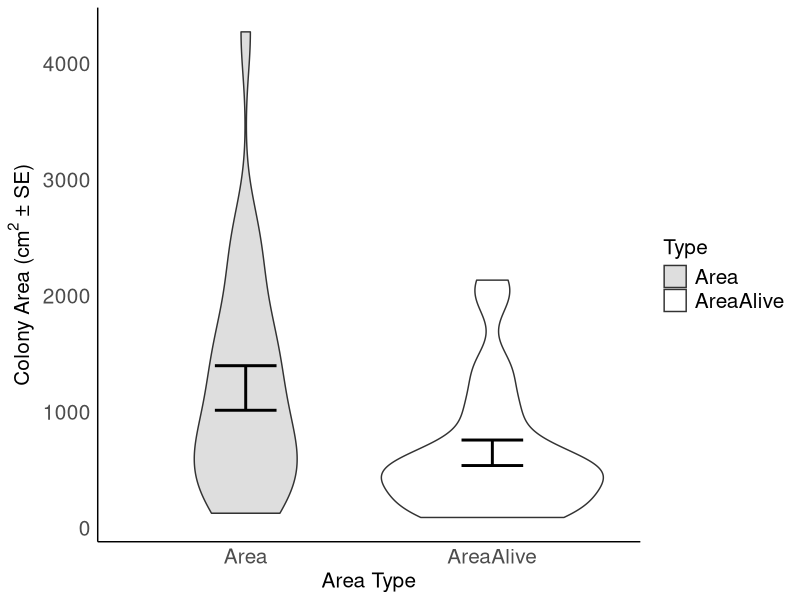
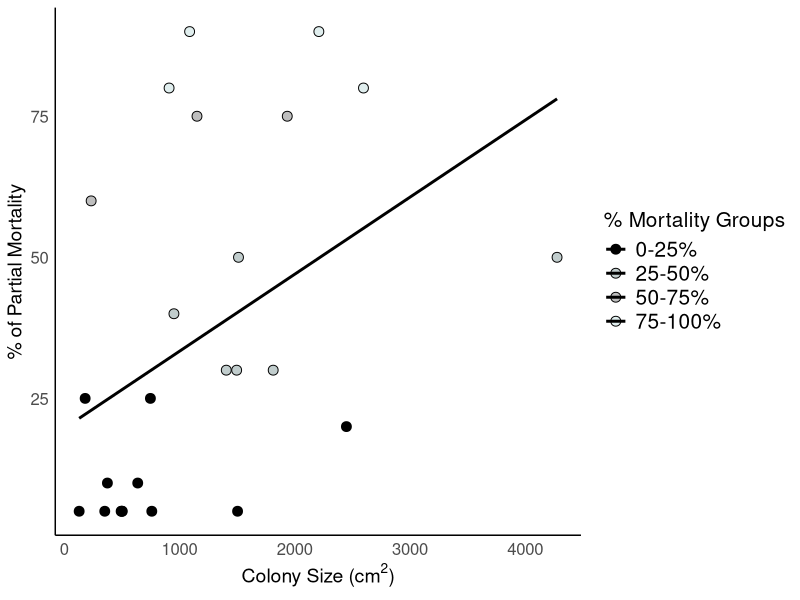
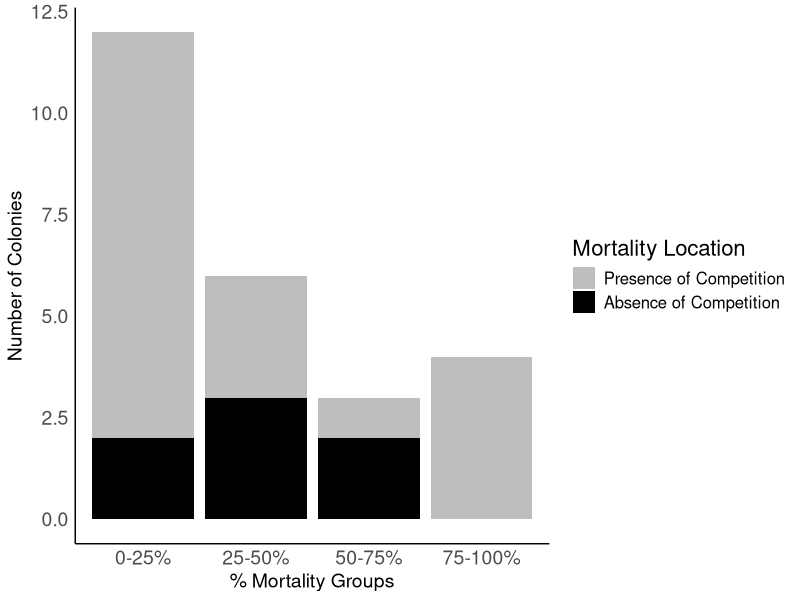
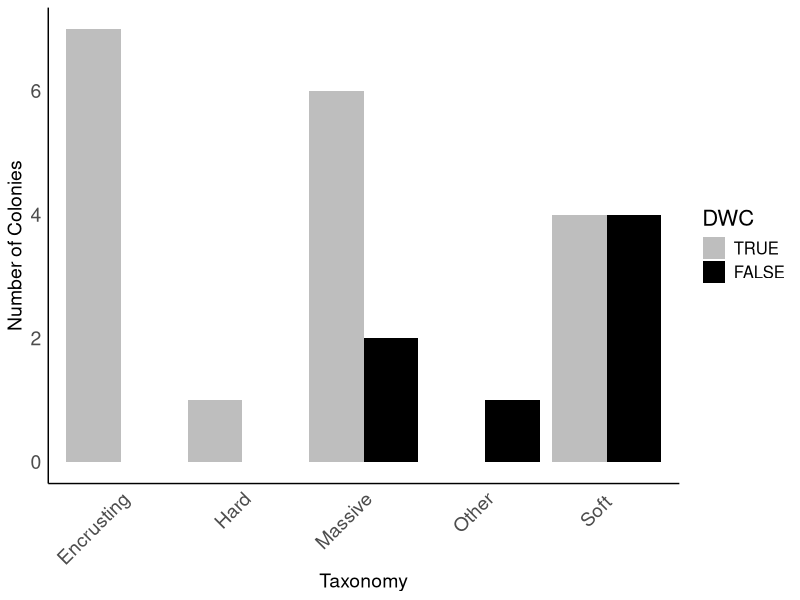
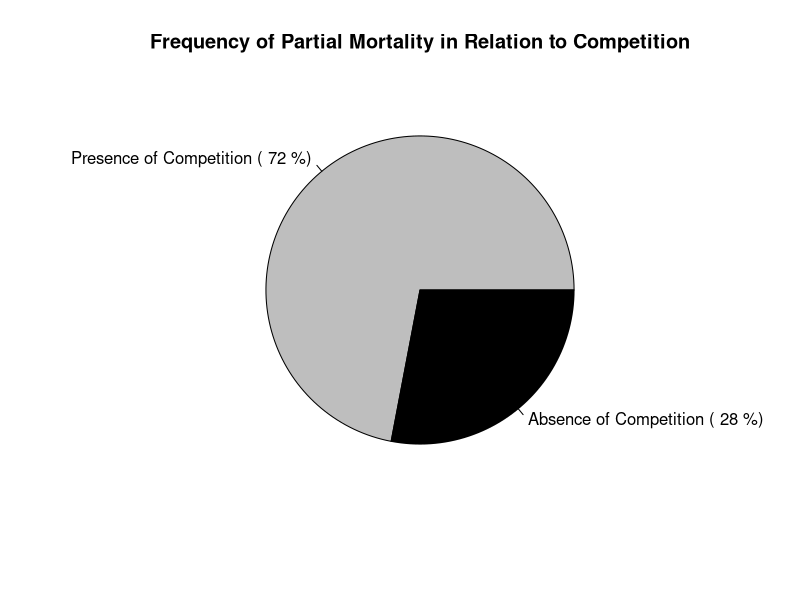
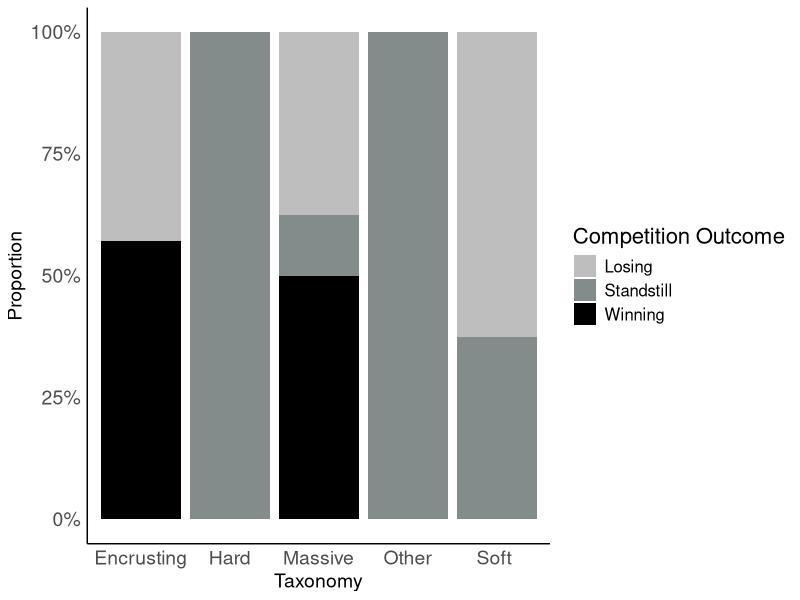

These charts were generated, in order, by the following R code:
colony_data <- read.csv("pdamicornis.csv")

library(ggplot2)

colony_data$areadead = (colony_data$Perc_D * colony_data$D1 * colony_data$D2 /100)

colony_data$areaalive <- (colony_data$D1 * colony_data$D2 * ((100 - colony_data$Perc_D)/100))

colony_data$area <- (colony_data$D1 * colony_data$D2)


##### BOX PLOT SIZE ########

area_data <- data.frame(
  Type = rep(c("Area", "AreaAlive", "AreaDead"), each = nrow(colony_data)),
  Value = c(colony_data$area, colony_data$areaalive, colony_data$areadead)
)

area_data2 <- data.frame(
  Type = rep(c("Area", "AreaAlive"), each = nrow(colony_data)),
  Value = c(colony_data$area, colony_data$areaalive)
)

# Customized theme with black axes lines and larger font sizes
my_theme <- theme_minimal() +
  theme(
    panel.grid.major = element_blank(),
    panel.grid.minor = element_blank(),
    axis.line = element_line(color = "black"),
    axis.text = element_text(size = 15),
    axis.title = element_text(size = 14)
  )

##########
library(tidyr)
library(dplyr)

# Reshape summary_data to have separate columns for mean and se
summary_data <- area_data2 %>%
  group_by(Type) %>%
  summarize(
    Mean = mean(Value),
    SE = sd(Value) / sqrt(n())
  )

summary_data_df <- as.data.frame(summary_data)

my_theme <- theme_minimal() +
  theme(
    panel.grid.major = element_blank(),
    panel.grid.minor = element_blank(),
    axis.line = element_line(color = "black"),
    axis.text = element_text(size = 15),
    axis.title = element_text(size = 15),
    legend.text = element_text(size = 15),
    legend.title = element_text(size = 15)
  )

ggplot() +
  geom_violin(data = area_data2, aes(x = Type, y = Value, fill = Type), alpha = 0.5) +
  geom_errorbar(data = summary_data_df, aes(x = Type, ymin = Mean - SE, ymax = Mean + SE), 
                width = 0.25, color = "black", size = 1, position = position_dodge(width = 0.9)) +
  labs(
    x = "Area Type",
    y = expression(paste("Colony Area (cm"^2, " ± SE)")),
  ) +
  scale_fill_manual(values = c("grey", "white")) +
  my_theme
############

#Finding Values: 

areabreak <- c(1000,2000,3000,4000)

mean(area_data2$Value[area_data2$Type == "Area"])
mean(area_data2$Value[area_data2$Type == "AreaAlive"])
min(area_data2$Value[area_data2$Type == "Area"])
max(area_data2$Value[area_data2$Type == "Area"])


################################## Plot for % mortality and Size 
breaks <- c(0, 25, 50, 75, 100)

colony_data$arearanges <- cut(colony_data$Perc_D, breaks = breaks, labels = c("1000", "2000", "3000", "4000"), include.lowest = TRUE)

table(colony_data$arearanges)
# Create a factor variable representing the percentage mortality groups
colony_data$Perc_D_Group <- cut(colony_data$Perc_D, breaks = breaks, labels = c("0-25%", "25-50%", "50-75%", "75-100%"), include.lowest = TRUE)

# Customized theme with black axes lines and larger font sizes
my_theme <- theme_minimal() +
  theme(
    panel.grid.major = element_blank(),
    panel.grid.minor = element_blank(),
    axis.line = element_line(color = "black"),
    axis.text = element_text(size = 12),
    axis.title = element_text(size = 14),
    legend.text = element_text(size = 15),
    legend.title = element_text(size = 15)
  )

colony_data$perc <- (colony_data$Perc_D)


lm_model <- lm(Perc_D ~ area, data = colony_data)

# Plot with a single trend line
ggplot(colony_data, aes(x = area, y = Perc_D, fill = Perc_D_Group)) +
  geom_point(shape = 21, size = 3, colour = "black") +
  scale_fill_manual(values = c("0-25%" = "black", "25-50%" = "azure3", "50-75%" = "grey", "75-100%" = "azure2")) +
  labs(
    x = expression(paste("Colony Size (cm"^2, ")")),
    y = "% of Partial Mortality",
    fill = "% Mortality Groups"
  ) +
  geom_smooth(method = "lm", se = FALSE, color = "black", aes(group = 1)) +
  my_theme

# Perform linear regression
lm_model <- lm(area ~ Perc_D, data = colony_data)

# Get summary of the linear regression model
summary(lm_model)

#################### Frequency of Mortality in relation to Competition #######


breaks <- c(0, 25, 50, 75, 100)

# Create a factor variable representing the groups
colony_data$Perc_D_Group <- cut(colony_data$Perc_D, breaks = breaks, labels = c("0-25%", "25-50%", "50-75%", "75-100%"), include.lowest = TRUE)

# Count the frequency of each DWC category within each percentage mortality group
group_freq <- with(colony_data, table(Perc_D_Group, DWC))

# Convert the table to a dataframe for plotting
group_freq_df <- as.data.frame(group_freq)
names(group_freq_df) <- c("Perc_D_Group", "DWC", "Frequency")

my_theme <- theme_minimal() +
  theme(
    panel.grid.major = element_blank(),
    panel.grid.minor = element_blank(),
    axis.line = element_line(color = "black"),
    axis.text = element_text(size = 14),
    axis.title = element_text(size = 14),
    legend.title = element_text(size = 16),  # Adjust the legend title size
    legend.text = element_text(size = 12),# Adjust the legend text size
  )

# Create a grouped bar plot with customized aesthetics
ggplot(group_freq_df, aes(x = Perc_D_Group, y = Frequency, fill = DWC)) +
  geom_bar(stat = "identity") +
  labs(
    x = "% Mortality Groups",
    y = "Number of Colonies",
    fill = "Mortality Location"  # Change the legend name
  ) +
  scale_fill_manual(values = c("TRUE" = "black", "FALSE" = "grey"), labels = c("Presence of Competition", "Absence of Competition")) +
  my_theme


chi_square_test <- chisq.test(group_freq_df$Frequency)

################### Mortality and competition occurance #####################

taxonomy_freq <- with(colony_data, table(Taxonomy, DWC))

# Convert the table to a dataframe for plotting
taxonomy_freq_df <- as.data.frame(taxonomy_freq)
names(taxonomy_freq_df) <- c("Taxonomy", "DWC", "Frequency")

# Create a custom theme
my_theme <- theme_minimal() +
  theme(
    panel.grid.major = element_blank(),
    panel.grid.minor = element_blank(),
    axis.line = element_line(color = "black"),
    axis.text = element_text(size = 14),
    axis.title = element_text(size = 14),
    legend.title = element_text(size = 16),
    legend.text = element_text(size = 12),
  )

# Create a grouped bar plot with customized aesthetics
ggplot(taxonomy_freq_df, aes(x = Taxonomy, y = Frequency, fill = DWC)) +
  geom_bar(stat = "identity", position = "dodge") +
  labs(
    x = "Taxonomy",
    y = "Number of Colonies",
    fill = "DWC"  
  ) +
  scale_fill_manual(values = c("TRUE" = "black", "FALSE" = "grey"), labels = c("TRUE", "FALSE")) +
  my_theme +
  theme(axis.text.x = element_text(angle = 45, hjust = 1)) 

##############
DWC_freq <- table(colony_data$DWC)

# Calculate percentages
DWC_percent <- round(prop.table(DWC_freq) * 100, 1)

# Create a pie chart with percentages as labels
pie(DWC_freq, 
    labels = c(
      paste("Presence of Competition (", DWC_percent[1], "%)"),
      paste("Absence of Competition (", DWC_percent[2], "%)")
    ), 
    main = "Frequency of Partial Mortality in Relation to Competition",
    col = c("grey", "black"))


# Fit an ANOVA model
results <- lm(Perc_D ~ DWC, data = colony_data)

anova(results)

########### Competition Taxonomy ###########

WLS_taxonomy_freq <- table(colony_data$WLS, colony_data$Taxonomy)

# Convert the table to a data frame
WLS_taxonomy_df <- as.data.frame(WLS_taxonomy_freq)

# Rename the columns for clarity
names(WLS_taxonomy_df) <- c("WLS", "Taxonomy", "Frequency")

wls_colors <- c("W" = "black", "L" = "grey", "S" = "azure4")

my_theme <- theme_minimal() +
  theme(
    panel.grid.major = element_blank(),
    panel.grid.minor = element_blank(),
    axis.line = element_line(color = "black"),
    axis.text = element_text(size = 14),
    axis.title = element_text(size = 14),
    legend.title = element_text(size = 16),
    legend.text = element_text(size = 12),
  )

############### Taxonomy by proportion #######

ggplot(WLS_taxonomy_df, aes(x = Taxonomy, fill = WLS, y = Frequency)) +
  geom_bar(position = "fill", stat = "identity") +
  labs(
    x = "Taxonomy",
    y = "Proportion",
    fill = "Competition Outcome"
  ) +
  scale_fill_manual(values = wls_colors, labels = c("Losing", "Standstill", "Winning")) +  # Set custom colors for WLS
  scale_y_continuous(labels = scales::percent) +  # Convert y-axis to percentages
  my_theme

chi_sq_result <- chisq.test(WLS_taxonomy_freq)

# Print the chi-square test result
print(chi_sq_result)

# Extract the p-value from the result
p_value <- chi_sq_result$p.value

